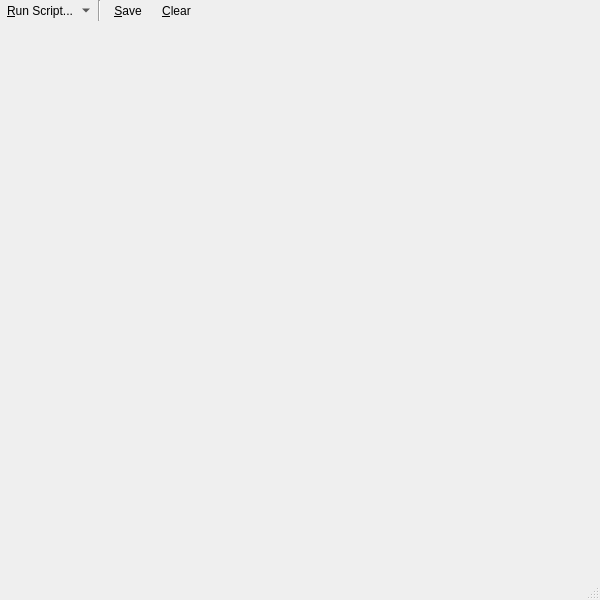
<?xml version="1.0" encoding="UTF-8"?>
<ui version="4.0">
 <class>PythonConsoleDialog</class>
 <widget class="QDialog" name="PythonConsoleDialog">
  <property name="geometry">
   <rect>
    <x>0</x>
    <y>0</y>
    <width>600</width>
    <height>600</height>
   </rect>
  </property>
  <property name="windowTitle">
   <string>Python Console</string>
  </property>
  <property name="windowIcon">
   <iconset resource="../qt-resources/qt_resources.qrc">
    <normaloff>:/gplates_logo_16.png</normaloff>:/gplates_logo_16.png</iconset>
  </property>
  <property name="sizeGripEnabled">
   <bool>true</bool>
  </property>
  <layout class="QVBoxLayout" name="verticalLayout">
   <property name="spacing">
    <number>0</number>
   </property>
   <property name="margin">
    <number>0</number>
   </property>
   <item>
    <widget class="QWidget" name="button_container_widget" native="true">
     <layout class="QHBoxLayout" name="horizontalLayout">
      <property name="margin">
       <number>0</number>
      </property>
      <item>
       <widget class="QToolButton" name="run_script_button">
        <property name="text">
         <string>&amp;Run Script...</string>
        </property>
        <property name="icon">
         <iconset resource="../qt-resources/qt_resources.qrc">
          <normaloff>:/gnome_run_22.png</normaloff>:/gnome_run_22.png</iconset>
        </property>
        <property name="popupMode">
         <enum>QToolButton::MenuButtonPopup</enum>
        </property>
        <property name="toolButtonStyle">
         <enum>Qt::ToolButtonTextBesideIcon</enum>
        </property>
        <property name="autoRaise">
         <bool>true</bool>
        </property>
       </widget>
      </item>
      <item>
       <widget class="Line" name="vertical_line">
        <property name="orientation">
         <enum>Qt::Vertical</enum>
        </property>
       </widget>
      </item>
      <item>
       <widget class="QToolButton" name="save_button">
        <property name="text">
         <string>&amp;Save</string>
        </property>
        <property name="icon">
         <iconset resource="../qt-resources/qt_resources.qrc">
          <normaloff>:/gnome_save_22.png</normaloff>:/gnome_save_22.png</iconset>
        </property>
        <property name="toolButtonStyle">
         <enum>Qt::ToolButtonTextBesideIcon</enum>
        </property>
        <property name="autoRaise">
         <bool>true</bool>
        </property>
       </widget>
      </item>
      <item>
       <widget class="QToolButton" name="clear_button">
        <property name="text">
         <string>&amp;Clear</string>
        </property>
        <property name="icon">
         <iconset resource="../qt-resources/qt_resources.qrc">
          <normaloff>:/tango_edit_clear_22.png</normaloff>:/tango_edit_clear_22.png</iconset>
        </property>
        <property name="toolButtonStyle">
         <enum>Qt::ToolButtonTextBesideIcon</enum>
        </property>
        <property name="autoRaise">
         <bool>true</bool>
        </property>
       </widget>
      </item>
      <item>
       <spacer name="horizontalSpacer">
        <property name="orientation">
         <enum>Qt::Horizontal</enum>
        </property>
        <property name="sizeHint" stdset="0">
         <size>
          <width>460</width>
          <height>20</height>
         </size>
        </property>
       </spacer>
      </item>
     </layout>
    </widget>
   </item>
   <item>
    <widget class="QWidget" name="output_placeholder_widget" native="true">
     <property name="sizePolicy">
      <sizepolicy hsizetype="Preferred" vsizetype="Expanding">
       <horstretch>0</horstretch>
       <verstretch>0</verstretch>
      </sizepolicy>
     </property>
    </widget>
   </item>
  </layout>
 </widget>
 <resources>
  <include location="../qt-resources/qt_resources.qrc"/>
 </resources>
 <connections/>
</ui>
